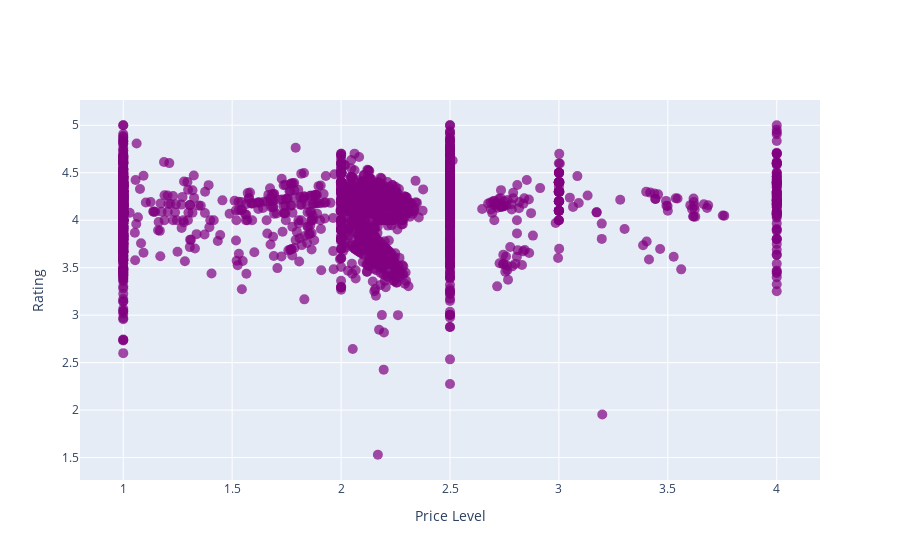

Notebook cell for this chart:
### Code cell
import pandas as pd
import plotly.graph_objects as go
import numpy as np
from scipy.stats import pearsonr
from sklearn.linear_model import LinearRegression
import pandas as pd
import numpy as np
import matplotlib.pyplot as plt
import seaborn as sns
from scipy.stats import pearsonr
from statsmodels.api import OLS
from statsmodels.tools import add_constant
from sklearn.linear_model import LinearRegression
from sklearn.metrics import r2_score
import scipy.stats as stats
from sklearn.metrics import r2_score
df_integrated = df_integrated.dropna()
#r2_score(df_integrated['price_level'], df_integrated['rating'])
# Calculate the correlation coefficient between price_level and rating using Pearson correlation
corr_coef, p_value = pearsonr(df_integrated['price_level'], df_integrated['rating'])
print("Pearson correlation coefficient:", corr_coef)
if p_value < 0.05:
    print("The correlation is significant.")
else:
    print("The correlation is not significant.")
#print("Coefficient of determination (R-squared):", r2_score(df_integrated['price_level'], df_integrated['rating']))
# Create interactive scatter plot
fig = go.Figure(go.Scatter(
    x=df_integrated['price_level'],
    y=df_integrated['rating'],
    mode='markers',
    marker=dict(
        color='purple', # Change the color of the markers to purple
        size=10, # Set the size of the markers
        opacity=0.7 # Set the opacity of the markers
    )
))
fig.update_layout(xaxis_title='Price Level', yaxis_title='Rating')

# Show plot
fig.show()

# Calculate the coefficient of determination (R-squared)
slope, intercept, r_value, p_value, std_err = stats.linregress(df_integrated['price_level'].dropna(), df_integrated['rating'].dropna())
r_squared = r_value**2
print("Coefficient of determination (R-squared):", r_value**2)
slope, intercept, r_value, p_value, std_err = stats.linregress(df_integrated['price_level'].dropna(), df_integrated['rating'].dropna())
r_squared = r_value**2
print("Coefficient of determination (R-squared):", r_squared)

### Figure 1 — Plotly figure (JSON) as saved in the notebook; plotly's stock layout.template omitted (floating-point values rounded to 4 significant figures; data arrays with more than 128 entries replaced by an {"elided": "..."} marker saying what was removed)
{"data": [{"marker": {"color": "purple", "opacity": 0.7, "size": 10}, "mode": "markers", "type": "scatter", "x": {"elided": "2419 float values"}, "y": {"elided": "2419 float values"}}], "layout": {"xaxis": {"title": {"text": "Price Level"}}, "yaxis": {"title": {"text": "Rating"}}}}
